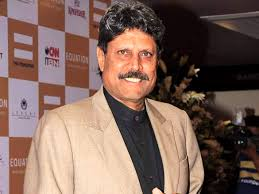
#> input picture face_rec/media/admin.jpg, 259 x 194 px, given as the content of the folder ../media/admin.jpg, which was not available
$ python -i views.py   (imports and definitions only)
#> lines starting #> are read from the running program, lines starting #| are printed output that depends on the picture
from django.shortcuts import render
from .models import *
from django.contrib import messages
import requests
from bs4 import BeautifulSoup
from django.core.files.storage import FileSystemStorage
import pytz
from django.db.models import Q
from django.utils import timezone

import tkinter as tk
from tkinter import ttk
from tkinter import messagebox as mess
import tkinter.simpledialog as tsd
import cv2,os
import csv
import numpy as np
from PIL import Image
import pandas as pd
import datetime, calendar
import time
from django.http import HttpResponse, HttpResponseRedirect
import datetime
from datetime import date
from dateutil import relativedelta


def face_template(request):
    return render(request,'face_template.html')

# [29 lines left out: function home, not called in this run]

def student_home(request):
    return render(request, "student_home.html")

def teacher_home(request):
    return render(request, "teacher_home.html")

def admin_home(request):
    return render(request, "admin_home.html")

def g_m(request):
    bb = Messages.objects.filter(Category = 'guest')
    return render(request,'guest_message.html',{'bb':bb})

# [447 lines left out: functions m_m, delete_g_msg, del_msg_admin, reply_msg_admin, sent_msg_admin, m_m2 and 13 more, not called in this run]

def sched_test(request):
    sew = Registration.objects.filter(User_role = 'student')
    return render(request,'sched_test.html',{'sew':sew})

# [348 lines left out: functions sched_test1, sched_test3, delete_test, delete_test1, exam_result, delete_ex_re and 7 more, not called in this run]


def getImagesAndLabels(path):
    # get the path of all the files in the folder
#> called with path = '../media/admin.jpg'
    imagePaths = [os.path.join(path, f) for f in os.listdir(path)]
    # create empth face list
    faces = []
    # create empty ID list
    Ids = []
    # now looping through all the image paths and loading the Ids and the images
    for imagePath in imagePaths:
        # loading the image and converting it to gray scale
        pilImage = Image.open(imagePath).convert('L')
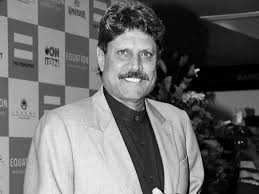
#> pilImage: PIL image 259x194 L; min 0, max 248, mean 106.4
        # Now we are converting the PIL image into numpy array
        imageNp = np.array(pilImage, 'uint8')
        # getting the Id from the image
#> (the run stopped early here; a loop or call above may not have finished)

$ run again, on face_rec/media/student1.png
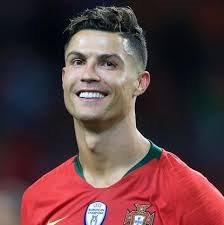
#> input picture face_rec/media/student1.png, 224 x 225 px, given as the content of the folder ../media/student1.png, which was not available
#> in getImagesAndLabels, `pilImage = Image.open(imagePath).convert('L')`:
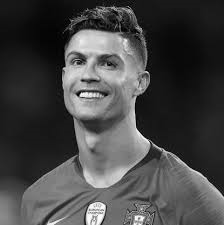
#> pilImage: PIL image 224x225 L; min 0, max 255, mean 69.7
